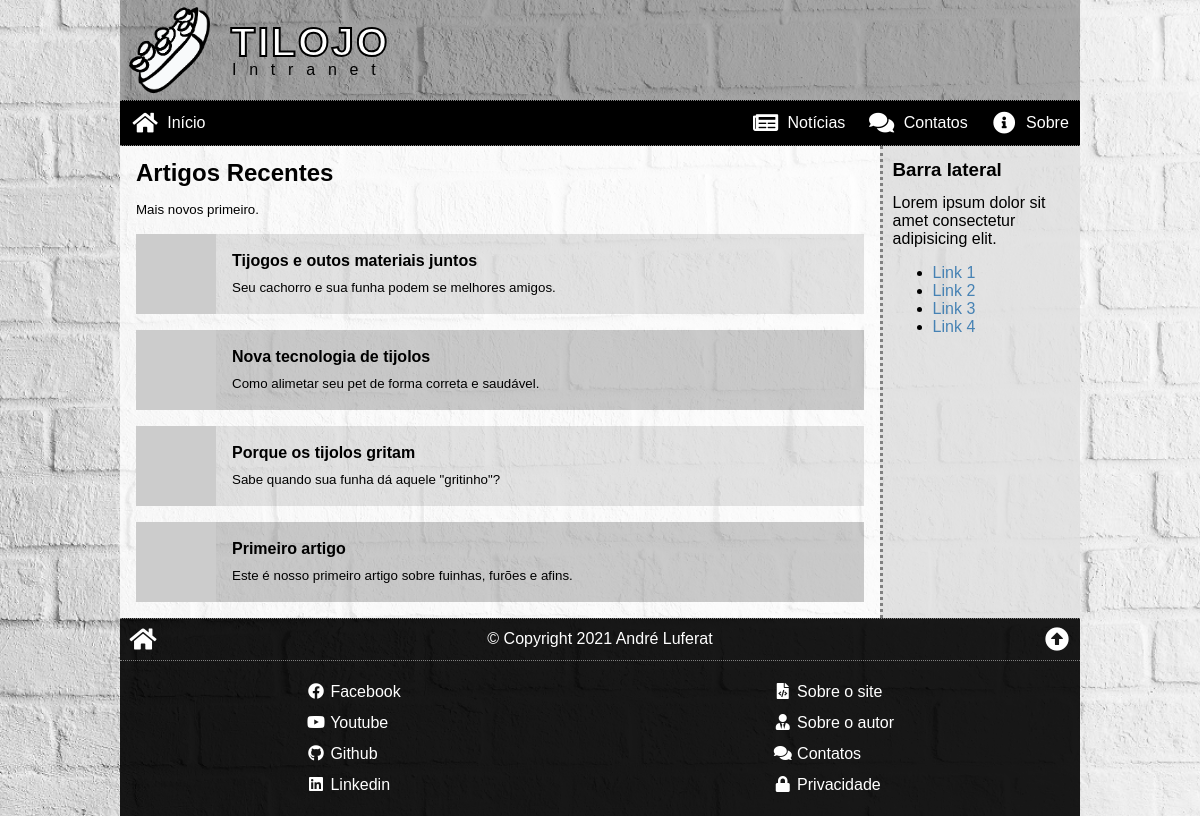
The page / on the database its author committed.
### tables this page shows
CREATE TABLE articles (
    art_id INT PRIMARY KEY AUTO_INCREMENT,
    art_date TIMESTAMP DEFAULT CURRENT_TIMESTAMP,
    art_image VARCHAR(255) NOT NULL,
    art_title VARCHAR(127) NOT NULL,
    art_intro VARCHAR(255) NOT NULL,
    art_text LONGTEXT NOT NULL,
    art_author INT NOT NULL,
    art_status ENUM ('inativo', 'ativo') DEFAULT 'ativo',
    FOREIGN KEY (art_author) REFERENCES authors (aut_id)
);

### _config.php (called while the page is built, shortened)
<?php
$T = array (
    'siteName' => 'TILOJO',
    'siteSlogan' => 'Intranet',
    'siteLogo' => '/img/logo02.png',
    'favicon' => '/img/logo02.png',
    'templateCSS' => '/css/global.css',
    'pageTitle' => 'Intranet',
    'pageCSS' => '',
    'pageJS' => '',
    'menuSocial' => array (
        'facebook' => 'https://facebook.com/tilojo',
        'youtube' => 'https://youtube.com/tilojo',
        'github' => 'https://github.com/tilojo',
        'linkedin' => 'https://linkedin.com/tilojo'
    )
);
?>

### index.php (the view)
<?php
require_once ('_config.php');
$sql = "
SELECT art_id, art_image, art_title, art_intro
FROM articles
WHERE art_status = 'ativo' AND art_date <= NOW()
ORDER BY art_date DESC;
";
$res = $conn->query($sql);
$articles = '';
while($art = $res->fetch_assoc()):
    $articles .= <<<HTML
<div class="article" data-link="/view.php?{$art['art_id']}">
    <img src="{$art['art_image']}" alt="{$art['art_title']}">
    <div>
        <h4>{$art['art_title']}</h4>
        <small>{$art['art_intro']}</small>
    </div>
</div>
HTML;
endwhile;
$T['pageTitle'] = 'Intranet';
$T['pageCSS'] = '/css/index.css';
$T['pageJS'] = '/js/index.js';
require_once('_header.php');
?>
<article>
    <h2>Artigos Recentes</h2>
    <small>Mais novos primeiro.</small>
    <?php echo $articles ?>
</article>
<aside>
    <h3>Barra lateral</h3>
    <p>Lorem ipsum dolor sit amet consectetur adipisicing elit.</p>
    <ul>
        <li><a href="/">Link 1</a></li>
        <li><a href="/">Link 2</a></li>
        <li><a href="/">Link 3</a></li>
        <li><a href="/">Link 4</a></li>
    </ul>
</aside>
<?php
require_once ('_footer.php');

### _header.php (shortened to what this page needs)
<!DOCTYPE html>
<html lang="pt-br">
<head>
    <link rel="stylesheet" href="<?php echo $T['templateCSS'] ?>">
    <link rel="stylesheet" href="https://cdnjs.cloudflare.com/ajax/libs/font-awesome/5.15.3/css/all.min.css">
<?php
if ($T['pageCSS'] != '') echo "\t<link rel=\"stylesheet\" href=\"{$T['pageCSS']}\">";
?>
</head>
<body>
    <div class="wrap">
        <header>
            <a href="/"><img src="/img/logo02.png" alt="Intranet"></a>
            <h1><?php echo $T['siteName'] ?><small><?php echo $T['siteSlogan'] ?></small></h1>
        </header>
        <nav>
            <a href="/"><i class="fas fa-fw fa-home"></i> <span>Início</span></a>
            <a href="/"><i class="fas fa-fw fa-newspaper"></i> <span>Notícias</span></a>
            <a href="/"><i class="fas fa-fw fa-comments"></i> <span>Contatos</span></a>
            <a href="/"><i class="fas fa-fw fa-info-circle"></i> <span>Sobre</span></a>
        </nav>
        <main>

### _footer.php (shortened to what this page needs)
</main>
<footer>
    <div class="license">
        <a href="/"><i class="fas fa-fw fa-home"></i></a>
        <div>&copy; Copyright 2021 André Luferat</div>
        <a href="#top"><i class="fas fa-fw fa-arrow-alt-circle-up"></i></a>
    </div>
    <div class="menus">
        <div>
<?php
foreach($T['menuSocial'] as $sName => $sLink) :
    $sNameView = ucfirst($sName);
    echo <<<HTML
<a href="{$sLink}">
    <i class="fab fa-fw fa-{$sName}"></i>
    <span>{$sNameView}</span>
</a>
HTML;
endforeach;
?>
    </div>
        <div>
            <a href="/"><i class="fas fa-fw fa-file-code"></i> <span>Sobre o site</span></a>
            <a href="/"><i class="fas fa-fw fa-user-tie"></i> <span>Sobre o autor</span></a>
            <a href="/"><i class="fas fa-fw fa-comments"></i> <span>Contatos</span></a>
            <a href="/"><i class="fas fa-fw fa-lock"></i> <span>Privacidade</span></a>
        </div>
    </div>
</footer>
</div>
</body>
</html>

### css/global.css (style rules this page uses)
* { box-sizing: border-box; outline: none; }
html, body { font-family: sans-serif; font-size: 16px; position: relative; width: 100%; height: 100%; padding: 0; margin: 0; }
header, nav, main, article, aside, footer { display: block; }
h1, h2, h3, h4, h5, p { margin: 0.8rem 0; }
a { color: steelblue; text-decoration: none; transition: 0.2s; }
body { background-image: url(/img/fundo02.jpg); background-attachment: fixed; background-size: cover; background-position-x: left; background-color: rgb(224, 224, 224); }
.wrap { position: relative; width: 100%; height: 100%; min-width: 280px; max-width: 960px; margin: auto; display: flex; flex-direction: column; }
header { display: flex; align-items: center; color: #000; background: rgba(0, 0, 0, 0.3); padding: 0.3rem; }
header img { display: block; width: 90px; height: 90px; margin-right: 1rem; }
header h1 { margin: 0; text-align: center; font-size: 2.5rem; line-height: 1; letter-spacing: 0.15rem; color: white; -webkit-text-stroke: 2px black; }
header small { display: block; text-align: center; font-size: 1rem; font-weight: normal; letter-spacing: 0.8rem; -webkit-text-stroke: 0; color: black; }
nav { background: black; display: flex; justify-content: flex-end; align-items: center; border-top: 1px dotted grey; border-bottom: 1px dotted grey; }
nav a { text-align: center; display: block; padding: 0.7rem; color: #fff; display: flex; align-items: center; justify-content: center; flex-direction: column; }
nav span { padding-top: 0.2rem; }
nav a:first-child { margin-right: auto; }
nav i { font-size: 2rem; }
@media (min-width: 576px) { nav a { flex-direction: row; } }
@media (min-width: 576px) { nav i { font-size: 1.4rem; } }
@media (min-width: 576px) { nav span { padding: 0; padding-left: 0.5rem; } }
main { background: rgba(255, 255, 255, 0.8); }
main article { padding: 0 1rem; }
main aside { padding: 0 0.6rem; border-top: 3px dotted grey; background-color: rgba(0, 0, 0, 0.1); overflow: auto; }
@media (min-width: 768px) { main { display: flex; justify-content: space-between; } }
@media (min-width: 768px) { main article { flex-grow: 2; } }
@media (min-width: 768px) { main aside { border: none; border-left: 3px dotted grey; min-width: 200px; max-width: 200px; } }
footer { background: rgba(0, 0, 0, 0.9); color: #fff; }
footer a { color: #fff; }
footer .license { text-align: center; display: flex; justify-content: space-between; align-items: center; border-top: 1px dotted grey; border-bottom: 1px dotted grey; }
footer .license a { padding: 0.5rem; }
footer .license a i { font-size: 1.5rem; }
footer .license div { font-size: 0.8rem; }
footer .menus { display: flex; justify-content: space-around; align-items: flex-start; padding: 1rem 0; }
footer .menus a { display: block; padding: 0.4rem 0.2rem; border-radius: 0.3rem; }
@media (min-width: 576px) { footer .license div { font-size: 1rem; } }

### css/index.css (style rules this page uses)
.article { display: flex; justify-content: flex-start; align-items: center; margin: 1rem 0; }
.article img { width: 80px; height: 80px; margin-right: 1rem; }
.article h4 { margin: 0; margin-bottom: .5rem; }
.article:nth-child(even) { background: rgba(0,0,0,.2); }
.article:nth-child(odd) { background: rgba(0,0,0,.1); }

### rows shown on the page
articles: art_title "Tijogos e outos materiais juntos", art_intro "Seu cachorro e sua funha podem se melhores amigos."
articles: art_title "Nova tecnologia de tijolos", art_intro "Como alimetar seu pet de forma correta e saudável."
articles: art_title "Porque os tijolos gritam", art_intro "Sabe quando sua funha dá aquele \"gritinho\"?"
articles: art_title "Primeiro artigo", art_intro "Este é nosso primeiro artigo sobre fuinhas, furões e afins."

### other values the page prints
$T['siteName'] "TILOJO"
$T['siteSlogan'] "Intranet"
$sNameView "Facebook"
$sNameView "Youtube"
$sNameView "Github"
$sNameView "Linkedin"
